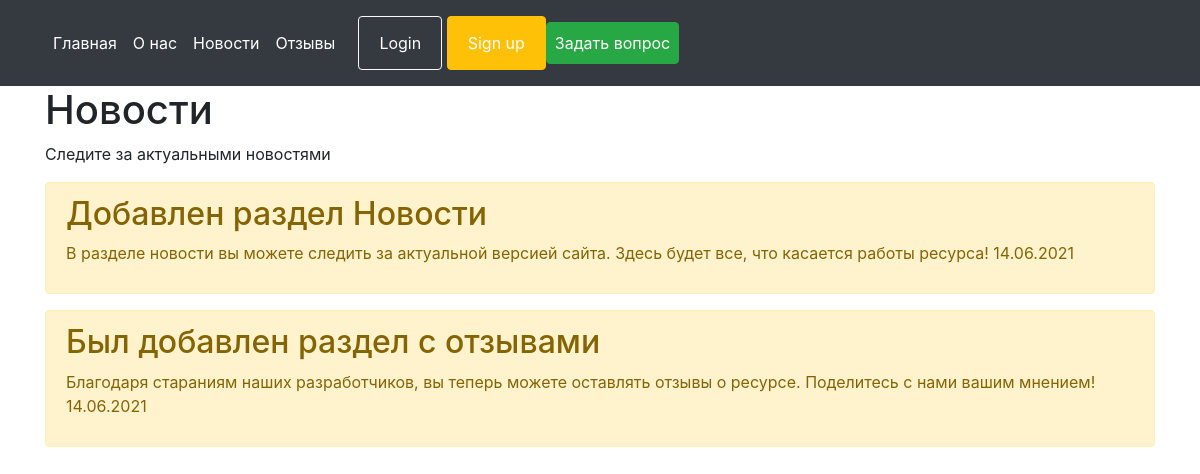
Page /news on the committed database.
### main/models.py (models this page shows, shortened)
class News(models.Model):
    title = models.CharField('Название', max_length=50)
    describe = models.TextField('Описание')
    class Meta:
        verbose_name = 'Новость'
        verbose_name_plural = 'Новости'

### main/views.py (the view)
# urls.py: path('news', views.news, name='news'),
def news(request):
    news = News.objects.all().order_by('-id')
    return render(request, 'main/news.html',{'news':news})

### main/templates/main/news.html (shortened to what this page needs)
{% extends 'main/base.html' %}
{% block content %}
    <h1>Новости</h1>
    <p>Следите за актуальными новостями</p>
    {% if news %}
    {% for new in news %}
    <div class="alert alert-warning mt-2">
    <h2>{{new.title}}</h2>
    <p>{{new.describe}}</p>
    </div>
    {% endfor %}
    {%else%}
    <p>Нет Новостей</p>
    {% endif %}
{% endblock %}

### rows in the picture
News: title "Добавлен раздел Новости", describe "В разделе новости вы можете следить за актуальной версией сайта. Здесь будет все, что касается работы ресурса! 14.06.2021"
News: title "Был добавлен раздел с отзывами", describe "Благодаря стараниям наших разработчиков, вы теперь можете оставлять отзывы о ресурсе. Поделитесь с нами вашим мнением! 14.06.2021"
